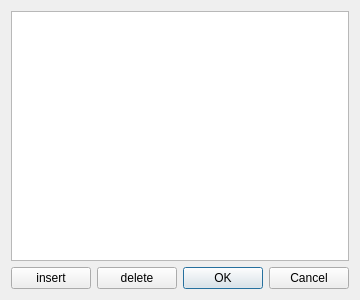
<?xml version="1.0" encoding="UTF-8"?>
<ui version="4.0">
 <class>TeamLeaders</class>
 <widget class="QDialog" name="TeamLeaders">
  <property name="geometry">
   <rect>
    <x>0</x>
    <y>0</y>
    <width>340</width>
    <height>300</height>
   </rect>
  </property>
  <property name="windowTitle">
   <string>Dialog</string>
  </property>
  <layout class="QVBoxLayout" name="verticalLayout_2">
   <item>
    <layout class="QVBoxLayout" name="verticalLayout">
     <item>
      <widget class="QListView" name="listView"/>
     </item>
     <item>
      <layout class="QHBoxLayout" name="horizontalLayout">
       <item>
        <widget class="QPushButton" name="insertButton">
         <property name="text">
          <string>insert</string>
         </property>
        </widget>
       </item>
       <item>
        <widget class="QPushButton" name="deleteButton">
         <property name="text">
          <string>delete</string>
         </property>
        </widget>
       </item>
       <item>
        <widget class="QDialogButtonBox" name="buttonBox">
         <property name="orientation">
          <enum>Qt::Horizontal</enum>
         </property>
         <property name="standardButtons">
          <set>QDialogButtonBox::Cancel|QDialogButtonBox::Ok</set>
         </property>
        </widget>
       </item>
      </layout>
     </item>
    </layout>
   </item>
  </layout>
 </widget>
 <resources/>
 <connections>
  <connection>
   <sender>buttonBox</sender>
   <signal>accepted()</signal>
   <receiver>TeamLeaders</receiver>
   <slot>accept()</slot>
   <hints>
    <hint type="sourcelabel">
     <x>248</x>
     <y>254</y>
    </hint>
    <hint type="destinationlabel">
     <x>157</x>
     <y>274</y>
    </hint>
   </hints>
  </connection>
  <connection>
   <sender>buttonBox</sender>
   <signal>rejected()</signal>
   <receiver>TeamLeaders</receiver>
   <slot>reject()</slot>
   <hints>
    <hint type="sourcelabel">
     <x>316</x>
     <y>260</y>
    </hint>
    <hint type="destinationlabel">
     <x>286</x>
     <y>274</y>
    </hint>
   </hints>
  </connection>
 </connections>
</ui>
